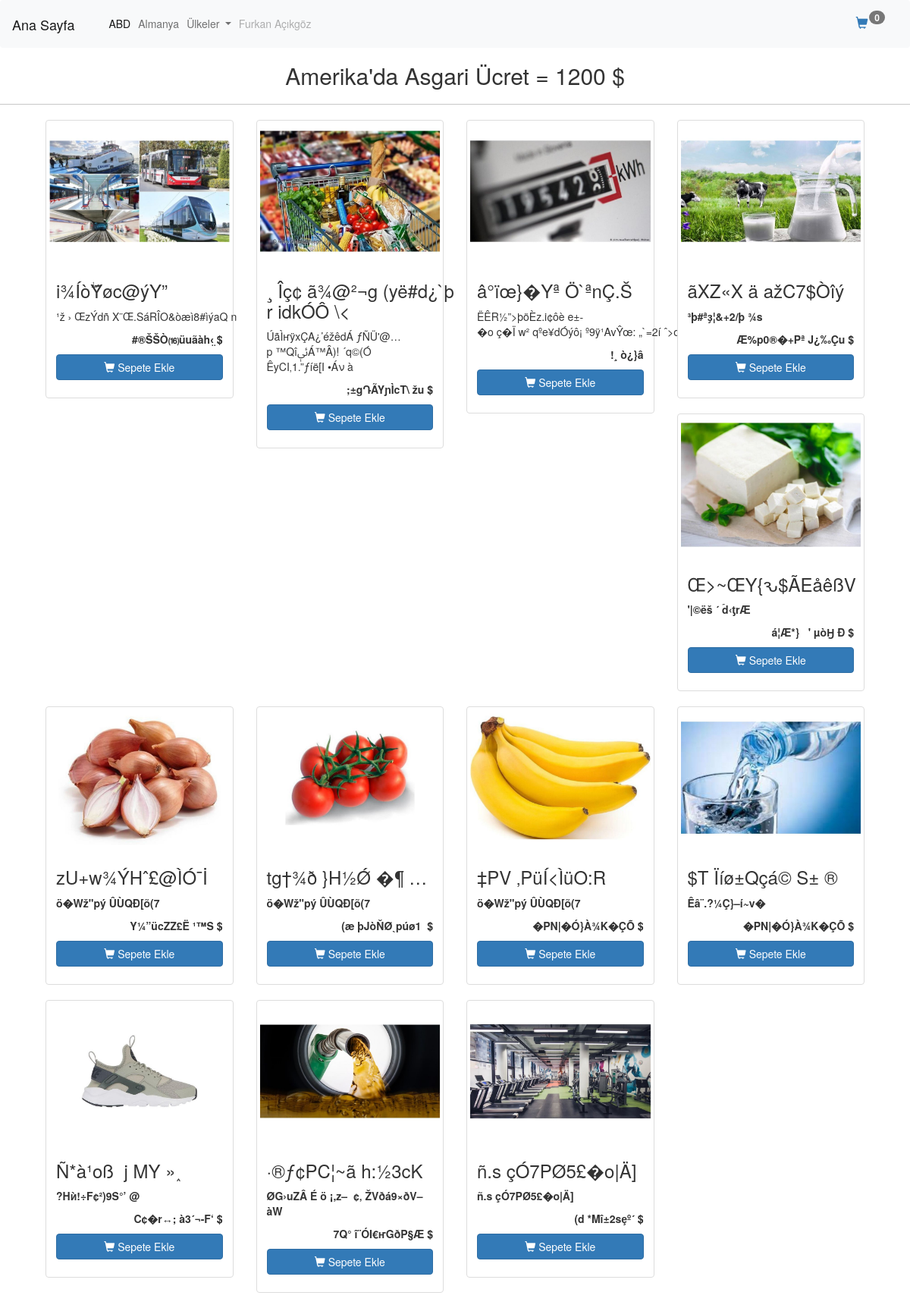
/abdAnasayfa.php, run on the app's committed database.
### tables this page shows
CREATE TABLE `products2` (
  `id` int(11) NOT NULL,
  `urunAdi` varbinary(255) NOT NULL,
  `detay` varbinary(500) NOT NULL,
  `trFiyat` varbinary(100) NOT NULL,
  `img_url` varbinary(255) NOT NULL,
  `abdFiyat` varbinary(100) NOT NULL,
  `almanyaFiyat` varbinary(100) NOT NULL
);

### abdAnasayfa.php (the view, shortened to what this page needs)
<!doctype html>
<html lang="tr" xmlns="http://www.w3.org/1999/html">
<head>
    <link rel="stylesheet" href="assets/css/bootstrap.min.css">
    <link rel="stylesheet" href="assets/css/custom.css" type="text/css">
    <link rel="stylesheet" href="https://maxcdn.bootstrapcdn.com/bootstrap/3.3.7/css/bootstrap.min.css"  />
</head>
<body>
<?php include "lib/navbar.php";?>
<?php require_once "lib/db.php";?>
<?php
try {
    $db=new PDO("mysql:hostname=Furkan;dbname=shopping;charset=utf8", "root","");
}
catch (PDOException $exception){
    echo $exception->getMessage();
}
$products = $db->query("SELECT * from products2",PDO::FETCH_OBJ)->fetchAll();
?>
<h2 class="text-center">Amerika'da Asgari Ücret = 1200 $</h2>
<hr>
<div class="container"
<div class="row">
    <?php foreach ($products as $product){ ?>
        <div class="col-sm-6 col-md-3">
            <div class="thumbnail">
                <img src="assets/resimler/<?php echo $product->img_url;?>" alt="<?php echo $product->urunAdi;?>">
                <div class="caption">
                    <h3><?php echo $product -> urunAdi; ?></h3>
                    <p><?php echo $product -> detay; ?></p>
                    <p class="text-right fiyat-container"><strong><?php echo $product -> abdFiyat; ?> $</strong></p>
                    <p>
                        <button product-id="<?php echo $product->id;?>" class="btn btn-primary btn-block addToCartBtn" role="button">
                            <span class="glyphicon glyphicon-shopping-cart"></span>  Sepete Ekle
                        </button>
                    </p>
                </div>
            </div>
        </div>
    <?php } ?>
</div>
</body>
</html>

### assets/css/custom.css (style rules this page uses)
body { background-color: #ececec; }

### data on the page
products2: img_url (picture), urunAdi "i¾ÍòۖȲøc@ýY” \u0005", detay "¹ž\u0019›\u001bŒzÝdñ\u0001X¨Œ.SáRÎO&òæì8#ìýaQ\u0002n", abdFiyat "#®ŠŠÒ⒃üuãàh‹̤"
products2: img_url (picture), urunAdi "¸\u0014Îç¢\u0014ã¾@²¬g\u0005(yë#d¿`þ r\u0010idkÓÔ\u0018\\<", detay "ÚãÌҥÿxÇA¿’éžêdÁ\u0002ƒÑÜ'@…p\u0007™QîﯶÁ™Â)!\u0016´q©(Ó ÊyCI‚1.”ƒíë[I •Áν\u001bà", abdFiyat ";±gԴÃYɲÌcT\\ žu"
products2: img_url (picture), urunAdi "â°ïœ}�Yª\u0013Ö`ªnÇ.Š", detay "ËÊR½”>þöÈz.i¢ôè\u0014e±-�o ç�Ï\u0018w²\u000fqºe¥dÓýô¡\u0001º9ÿ¹AvŶœ:\u0013„`=2í…", abdFiyat "!¸\u0012ò¿}â"
products2: img_url (picture), urunAdi "ãXZ«X ä\u0007ažC7$Òîý", detay "³þ#ªҙ¦&+2/þ\u0005¾s", abdFiyat "Æ%p0®�+Pª J¿‰Çu"
products2: img_url (picture), urunAdi "Œ>~ŒY{ԅ$ÃEåêßV", detay "'|©ëš ´ ۤd‹ƫrÆ", abdFiyat "á¦Æ*} \b\b'\bµòӇ\u000eÐ"
products2: img_url (picture), urunAdi "zU+w¾ÝHˆ£@ÌÓ¯İ", detay "ö�Wž\"pý ÛÙQÐ[õ(7", abdFiyat "\u0004\u0010Y¼”ücZZ£Ë ¹™S"
products2: img_url (picture), urunAdi "tg†¾ð }H½Ǿ\u0005�¶ …", detay "ö�Wž\"pý ÛÙQÐ[õ(7", abdFiyat "(æ\u0013þJòŇØˎpúø1\u000f"
products2: img_url (picture), urunAdi "‡PV ‚PüÍ<Ì\u0019üO:R", detay "ö�Wž\"pý ÛÙQÐ[õ(7", abdFiyat "�P­N|�Ó}À¾K�\u0019ÇÕ"
products2: img_url (picture), urunAdi "$T\u0016Ïíø±Qçá© S± ®", detay "Êâ¨.?¼Ç}– í~v�", abdFiyat "�P­N|�Ó}À¾K�\u0019ÇÕ"
products2: img_url (picture), urunAdi "Ñ*à¹oß\u0003\u0007j\u0019MY »˰", detay "?Hѝ!÷F¢²)9S°’ @", abdFiyat "C¢�r↔; à3´¬-F‘"
products2: img_url (picture), urunAdi "·®ƒ¢PC¦~ã\u0001h:½3cK", detay "ØG›uZÂ É ö ¡,z–\u0003\u0013¢‚\u0011ŽVðá9×ðV–àW", abdFiyat "7Q° î¨ÓI€ҥGðP§Æ"
products2: img_url (picture), urunAdi "ñ.s çÓ7PØ5£�o|Ä]", detay "ñ.s çÓ7PØ5£�o|Ä]", abdFiyat "(d *Mî±2s\u0003\u0002ȩº´"

### other printed values
$total_count "0"
